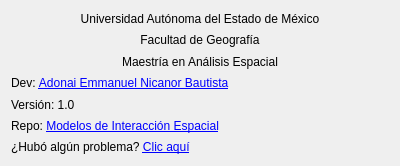
<?xml version="1.0" encoding="UTF-8"?>
<ui version="4.0">
 <class>Dialog</class>
 <widget class="QDialog" name="Dialog">
  <property name="geometry">
   <rect>
    <x>0</x>
    <y>0</y>
    <width>400</width>
    <height>166</height>
   </rect>
  </property>
  <property name="minimumSize">
   <size>
    <width>400</width>
    <height>166</height>
   </size>
  </property>
  <property name="maximumSize">
   <size>
    <width>400</width>
    <height>166</height>
   </size>
  </property>
  <property name="windowTitle">
   <string>Acerca de...</string>
  </property>
  <layout class="QGridLayout" name="gridLayout">
   <item row="0" column="0">
    <widget class="QLabel" name="label">
     <property name="text">
      <string>Universidad Autónoma del Estado de México</string>
     </property>
     <property name="alignment">
      <set>Qt::AlignCenter</set>
     </property>
    </widget>
   </item>
   <item row="4" column="0">
    <widget class="QLabel" name="label_6">
     <property name="text">
      <string>Versión: 1.0</string>
     </property>
    </widget>
   </item>
   <item row="1" column="0">
    <widget class="QLabel" name="label_2">
     <property name="text">
      <string>Facultad de Geografía</string>
     </property>
     <property name="alignment">
      <set>Qt::AlignCenter</set>
     </property>
    </widget>
   </item>
   <item row="6" column="0">
    <widget class="QLabel" name="label_5">
     <property name="text">
      <string>&lt;html&gt;&lt;head/&gt;&lt;body&gt;&lt;p&gt;¿Hubó algún problema? &lt;a href=&quot;https://github.com/SirHades696/SpatialInteractionModels/issues&quot;&gt;&lt;span style=&quot; text-decoration: underline; color:#0000ff;&quot;&gt;Clic aquí&lt;/span&gt;&lt;/a&gt;&lt;/p&gt;&lt;/body&gt;&lt;/html&gt;</string>
     </property>
     <property name="openExternalLinks">
      <bool>true</bool>
     </property>
    </widget>
   </item>
   <item row="5" column="0">
    <widget class="QLabel" name="label_4">
     <property name="text">
      <string>Repo: &lt;a href=&quot;https://github.com/SirHades696/SpatialInteractionModels/&quot;&gt;Modelos de Interacción Espacial&lt;/a&gt;</string>
     </property>
     <property name="openExternalLinks">
      <bool>true</bool>
     </property>
    </widget>
   </item>
   <item row="3" column="0">
    <widget class="QLabel" name="label_3">
     <property name="minimumSize">
      <size>
       <width>0</width>
       <height>16</height>
      </size>
     </property>
     <property name="text">
      <string>Dev: &lt;a href=&quot;https://github.com/SirHades696&quot;&gt;Adonai Emmanuel Nicanor Bautista&lt;/a&gt;</string>
     </property>
     <property name="openExternalLinks">
      <bool>true</bool>
     </property>
    </widget>
   </item>
   <item row="2" column="0">
    <widget class="QLabel" name="label_7">
     <property name="text">
      <string>Maestría en Análisis Espacial</string>
     </property>
     <property name="alignment">
      <set>Qt::AlignCenter</set>
     </property>
    </widget>
   </item>
  </layout>
 </widget>
 <resources/>
 <connections/>
</ui>
